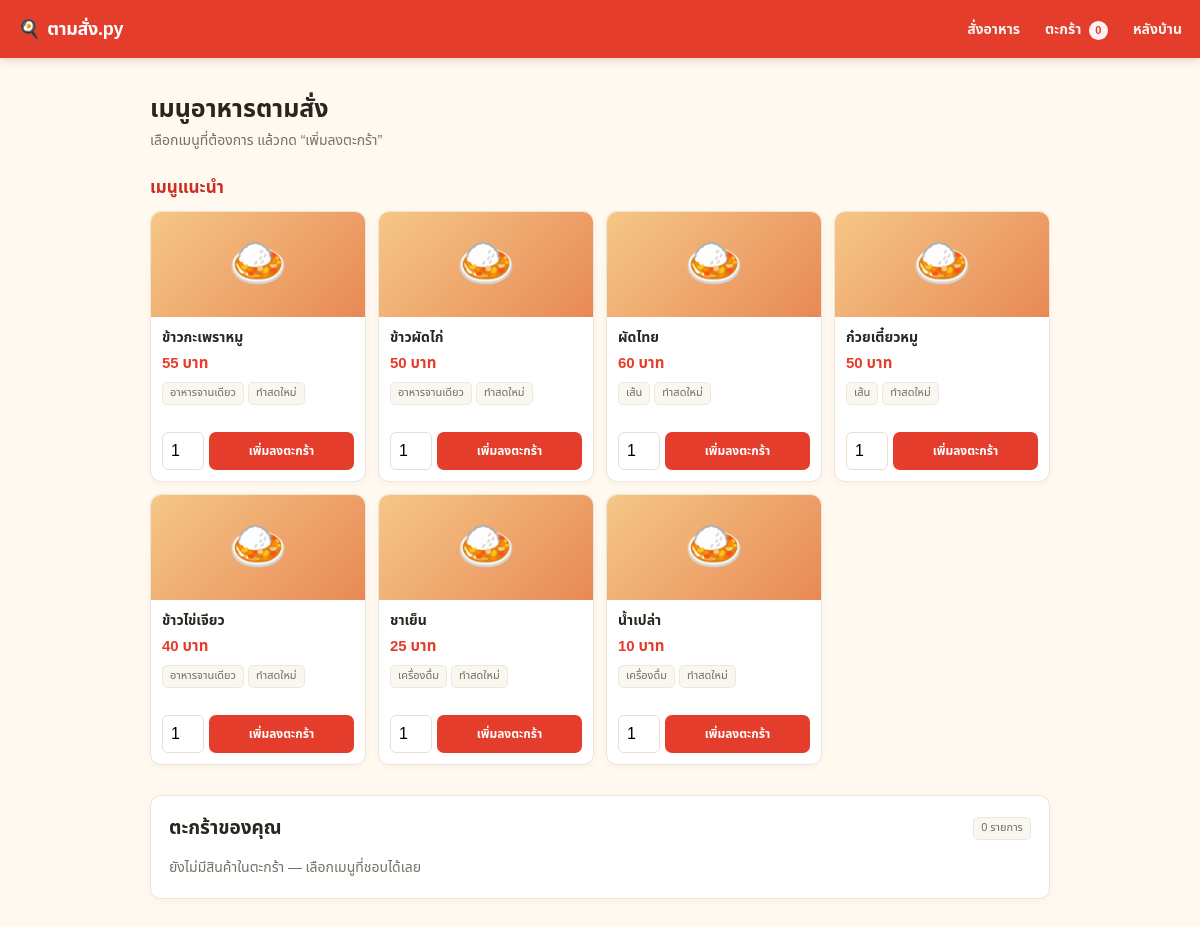
The page / on the database its author committed.
### tables this page shows
CREATE TABLE foods (
                food_id INTEGER PRIMARY KEY,
                name TEXT NOT NULL,
                price REAL NOT NULL,
                category TEXT NOT NULL
            , image_url TEXT NOT NULL DEFAULT '');

### app.py (the view)
@app.route("/")
def index():
    cart_items, total = build_cart_items()
    return render_template("index.html", menu=get_menu(), cart_items=cart_items, total=total)

### app.py (called while the page is built, shortened)
@contextmanager
def get_db_connection():
    conn = sqlite3.connect(DB_PATH)
    conn.row_factory = sqlite3.Row
    try:
        with conn:
            yield conn
    finally:
        conn.close()

def get_menu():
    with get_db_connection() as conn:
        rows = conn.execute("SELECT * FROM foods ORDER BY food_id").fetchall()
    if rows:
        return [
            Food(
                row["food_id"],
                row["name"],
                row["price"],
                row["category"],
                row["image_url"],
            )
            for row in rows
        ]
    return Menu(csv_path=str(CSV_PATH)).foods

def build_cart_items():
    cart = session.get("cart", {})
    menu_by_id = {food.food_id: food for food in get_menu()}
    items = []
    total = 0.0
    return items, total

### templates/index.html (shortened to what this page needs)
<!DOCTYPE html>
<html lang="th">
<head>
</head>
<body>
    <header class="topbar">
        <nav class="nav" aria-label="เมนูหลัก">
            <a class="brand" href="/"><span class="brand-mark">🍳</span>ตามสั่ง.py</a>
            <div class="nav-links">
                <a href="#menu">สั่งอาหาร</a>
                <a href="#cart">ตะกร้า <span class="cart-count">{{ cart_items|sum(attribute="quantity") }}</span></a>
                <a href="/admin">หลังบ้าน</a>
            </div>
        </nav>
    </header>
    <main>
        <section class="intro" id="menu">
            <h1>เมนูอาหารตามสั่ง</h1>
            <p class="subtitle">เลือกเมนูที่ต้องการ แล้วกด “เพิ่มลงตะกร้า”</p>
        </section>
        <h2 class="section-title">เมนูแนะนำ</h2>
        <section class="menu-grid" aria-label="รายการอาหาร">
            {% for food in menu %}
                <article class="food-card">
                    <div class="food-photo">
                    </div>
                    <div class="food-info">
                        <h3 class="food-name">{{ food.name }}</h3>
                        <p class="food-price">{{ "%.0f"|format(food.price) }} บาท</p>
                        <div class="tags">
                            <span class="tag">{{ food.category }}</span>
                            <span class="tag">ทำสดใหม่</span>
                        </div>
                        <form class="add-form" method="POST" action="/add_to_cart">
                            <input class="quantity" type="number" name="quantity" min="1" value="1" aria-label="จำนวน {{ food.name }}" />
                            <button class="add-button" type="submit">เพิ่มลงตะกร้า</button>
                        </form>
                    </div>
                </article>
            {% endfor %}
        </section>
        <section id="cart">
            <div class="cart-panel">
                <div class="cart-heading">
                    <h2>ตะกร้าของคุณ</h2>
                    <span class="tag">{{ cart_items|sum(attribute="quantity") }} รายการ</span>
                </div>
                {% if cart_items %}
                    {% for item in cart_items %}
                        <div class="cart-row">
                            <span>{{ item.name }} × {{ item.quantity }}</span>
                            <strong>{{ "%.2f"|format(item.subtotal) }} บาท</strong>
                        </div>
                    {% endfor %}
                    <div class="cart-total">
                        <strong>ยอดรวม</strong>
                        <strong>{{ "%.2f"|format(total) }} บาท</strong>
                    </div>
                    <form class="checkout-form" method="POST" action="/checkout">
                        <input class="customer-name" type="text" name="customer_name" placeholder="ชื่อลูกค้า (ไม่บังคับ)" aria-label="ชื่อลูกค้า" />
                        <button class="checkout-button" type="submit">ยืนยันคำสั่งซื้อ</button>
                    </form>
                {% else %}
                    <p class="empty-cart">ยังไม่มีสินค้าในตะกร้า — เลือกเมนูที่ชอบได้เลย</p>
                {% endif %}
            </div>
        </section>
    </main>
</body>
</html>

### templates/index.html (style rules this page uses)
:root { color-scheme: light; --red: #e43d2b; --red-dark: #c92f22; --cream: #fff9f0; --ink: #29251f; --muted: #777066; --line: #eee6db; }
* { box-sizing: border-box; }
html { scroll-behavior: smooth; }
body { margin: 0; background: var(--cream); color: var(--ink); font-family: "Leelawadee UI", "Noto Sans Thai", Tahoma, sans-serif; }
a { color: inherit; text-decoration: none; }
.topbar { position: sticky; top: 0; z-index: 5; height: 58px; background: var(--red); color: white; box-shadow: 0 2px 9px #7f241c30; }
.nav { width: min(1180px, calc(100% - 36px)); height: 100%; margin: auto; display: flex; align-items: center; justify-content: space-between; }
.brand { font-size: 18px; font-weight: 800; letter-spacing: -.3px; }
.brand-mark { margin-right: 7px; }
.nav-links { display: flex; align-items: center; gap: 25px; font-size: 14px; font-weight: 700; }
.nav-links a { opacity: .94; transition: opacity .15s; }
.cart-count { display: inline-grid; place-items: center; min-width: 19px; height: 19px; margin-left: 4px; padding: 0 5px; border-radius: 20px; background: white; color: var(--red); font-size: 11px; }
main { width: min(900px, calc(100% - 36px)); margin: 34px auto 60px; }
.intro { margin-bottom: 24px; }
h1 { margin: 0 0 3px; font-size: 25px; line-height: 1.4; }
.subtitle { margin: 0; color: var(--muted); font-size: 14px; }
.section-title { margin: 23px 0 10px; color: var(--red-dark); font-size: 17px; }
.menu-grid { display: grid; grid-template-columns: repeat(4, minmax(0, 1fr)); gap: 12px; }
.food-card { overflow: hidden; border: 1px solid var(--line); border-radius: 11px; background: #fff; box-shadow: 0 2px 7px #5b3c1b0c; transition: transform .15s, box-shadow .15s; }
.food-photo { display: grid; height: 105px; overflow: hidden; place-items: center; background: linear-gradient(135deg, #f5c787, #e88955); color: #fff; font-size: 48px; }
.food-info { padding: 10px 11px 11px; }
.food-name { min-height: 22px; margin: 0 0 3px; overflow-wrap: anywhere; font-size: 14px; font-weight: 750; }
.food-price { margin: 0 0 7px; color: var(--red); font-size: 15px; font-weight: 800; }
.tags { display: flex; flex-wrap: wrap; gap: 4px; min-height: 42px; align-content: flex-start; margin-bottom: 8px; }
.tag { padding: 2px 7px; border: 1px solid #eee7dc; border-radius: 5px; background: #faf7f1; color: #736c62; font-size: 11px; line-height: 1.5; }
.add-form { display: flex; gap: 5px; }
.quantity { width: 42px; min-width: 0; padding: 6px 4px; border: 1px solid #e6dfd5; border-radius: 6px; text-align: center; font: inherit; }
.add-button, .checkout-button { border: 0; border-radius: 7px; background: var(--red); color: white; cursor: pointer; font: inherit; font-size: 12px; font-weight: 750; transition: background .15s; }
.add-button { flex: 1; padding: 7px 6px; white-space: nowrap; }
#cart { scroll-margin-top: 75px; margin-top: 30px; }
.cart-panel { padding: 18px; border: 1px solid var(--line); border-radius: 11px; background: #fff; box-shadow: 0 2px 7px #5b3c1b0c; }
.cart-heading { display: flex; align-items: center; justify-content: space-between; }
.cart-heading h2 { margin: 0; font-size: 19px; }
.empty-cart { margin: 14px 0 2px; color: var(--muted); font-size: 14px; }

### rows shown on the page
foods: name "ข้าวกะเพราหมู", price "55", category "อาหารจานเดียว"
foods: name "ข้าวผัดไก่", price "50", category "อาหารจานเดียว"
foods: name "ผัดไทย", price "60", category "เส้น"
foods: name "ก๋วยเตี๋ยวหมู", price "50", category "เส้น"
foods: name "ข้าวไข่เจียว", price "40", category "อาหารจานเดียว"
foods: name "ชาเย็น", price "25", category "เครื่องดื่ม"
foods: name "น้ำเปล่า", price "10", category "เครื่องดื่ม"

### other values the page prints
{{ cart_items|sum(attribute="quantity") }} "0"
